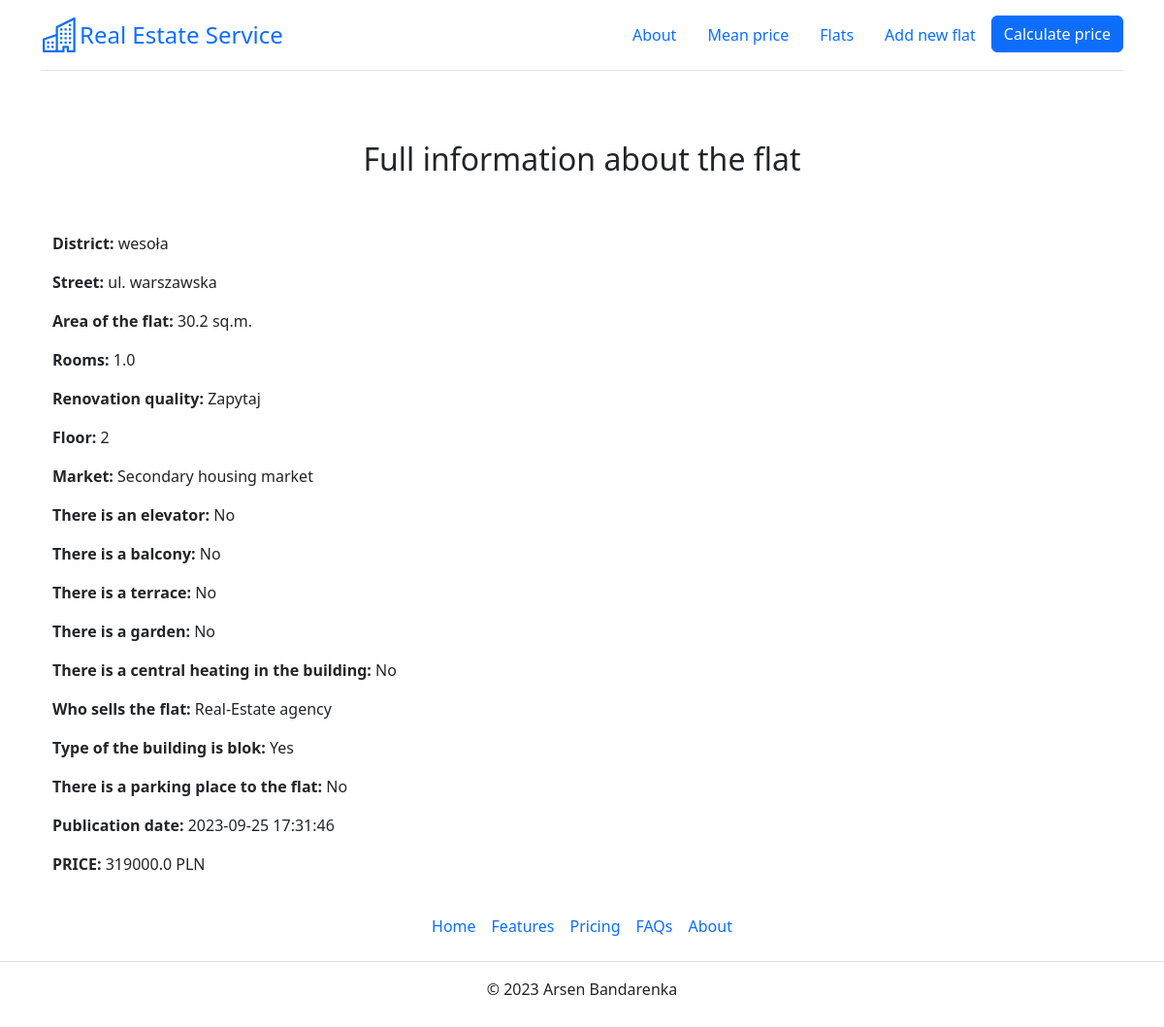
The app's page /flats/1, older data.
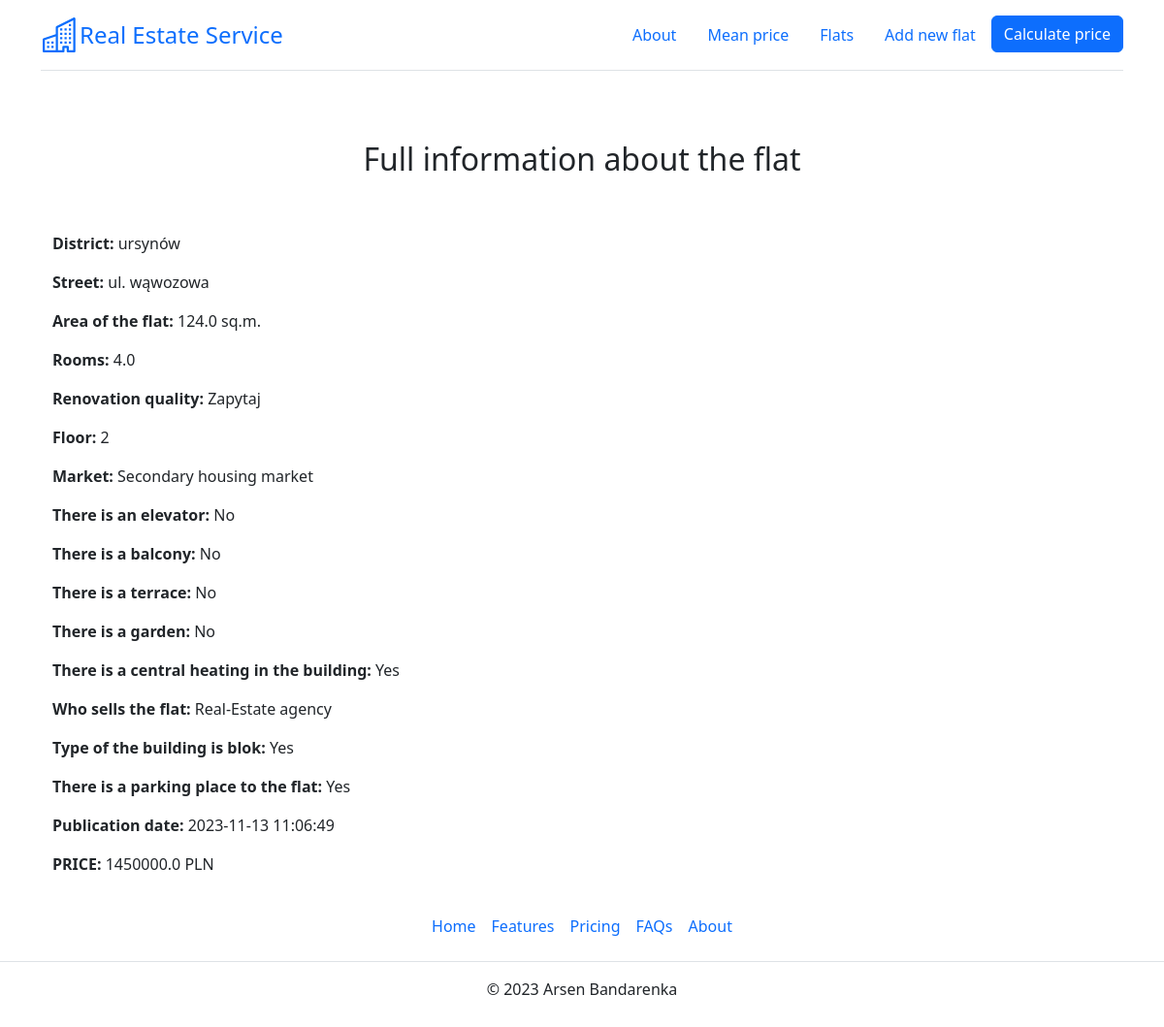
The same page, newer data.
### app.py (models this page shows)
class Flat(db.Model):
    __tablename__ = "flats_load"
    __table_args__ = {'extend_existing': True}
    id = db.Column(db.Integer, primary_key=True, unique=True)
    district = db.Column(db.Text)
    street = db.Column(db.Text)
    price = db.Column(db.Float)
    area = db.Column(db.Float)
    rooms = db.Column(db.Integer)
    renovation = db.Column(db.Integer)
    floor = db.Column(db.Integer)
    market = db.Column(db.Integer)
    elevator = db.Column(db.Integer)
    balcony = db.Column(db.Integer)
    terrace = db.Column(db.Integer)
    garden = db.Column(db.Integer)
    central_heating = db.Column(db.Integer)
    seller = db.Column(db.Integer)
    blok = db.Column(db.Integer)
    parking = db.Column(db.Integer)
    publication_date = db.Column(db.DateTime, default=datetime.datetime.now())

### app.py (the view)
@app.route('/flats/<flat_id>')
def flat_detail(flat_id):
    flat = db.session.execute(db.select(Flat).where(Flat.id == flat_id)).one()[0]
    return render_template('flat_info.html', flat=flat, renovation_dict=renovation_dict, floor_dict=floor_dict,
                           market_dict=market_dict, binary_dict=binary_dict, seller_dict=seller_dict)

### templates/flat_info.html (shortened to what this page needs)
{% extends 'base.html' %}
{% block text_center %}<h2>Full information about the flat</h2>{% endblock %}
{% block body %}
<div class="container">
    <p><strong>District:</strong> {{flat.district}}</p>
    <p><strong>Street:</strong> {{flat.street}}</p>
    <p><strong>Area of the flat:</strong> {{flat.area}} sq.m.</p>
    <p><strong>Rooms:</strong> {{flat.rooms}}</p>
    <p><strong>Renovation quality:</strong> {{renovation_dict[flat.renovation]}}</p>
    <p><strong>Floor:</strong> {{flat.floor}}</p>
    <p><strong>Market:</strong> {{market_dict[flat.market]}}</p>
    <p><strong>There is an elevator:</strong> {{binary_dict[flat.elevator]}}</p>
    <p><strong>There is a balcony:</strong> {{binary_dict[flat.balcony]}}</p>
    <p><strong>There is a terrace:</strong> {{binary_dict[flat.terrace]}}</p>
    <p><strong>There is a garden:</strong> {{binary_dict[flat.garden]}}</p>
    <p><strong>There is a central heating in the building:</strong> {{binary_dict[flat.central_heating]}}</p>
    <p><strong>Who sells the flat:</strong> {{seller_dict[flat.seller]}}</p>
    <p><strong>Type of the building is blok:</strong> {{binary_dict[flat.blok]}}</p>
    <p><strong>There is a parking place to the flat:</strong> {{binary_dict[flat.parking]}}</p>
    <p><strong>Publication date:</strong> {{flat.publication_date}}</p>
    <p><strong>PRICE:</strong> {{ flat.price }} PLN</p>
</div>
{% endblock %}

Row changes from the older to the newer data that the page shows:
changed Flat: district "wesoła" → "ursynów"; street "ul. warszawska" → "ul. wąwozowa"
Text that changed along with them:
{{ flat.area }}: "30.2" → "124.0"
{{ flat.rooms }}: "1.0" → "4.0"
{{ binary_dict[flat.central_heating] }}: "No" → "Yes"
{{ binary_dict[flat.parking] }}: "No" → "Yes"
{{ flat.publication_date }}: "2023-09-25 17:31:46" → "2023-11-13 11:06:49"
{{ flat.price }}: "319000.0" → "1450000.0"
